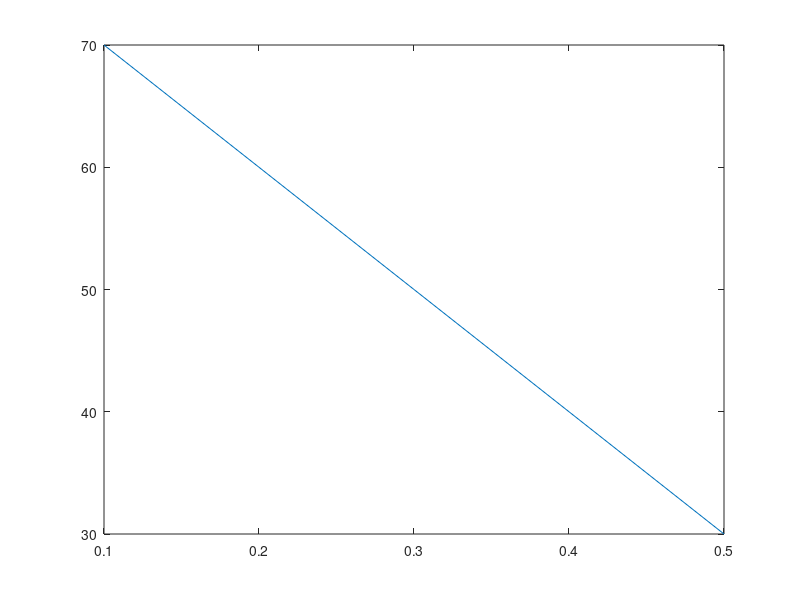

MATLAB code to generate this figure:
sp =[0.5,0.4,0.3,0.2,0.1];
runtime_sec = [30,40,50,60,70];
plot(sp,runtime_sec);
%as the sparsity increases,the runtime decreases and vise versa